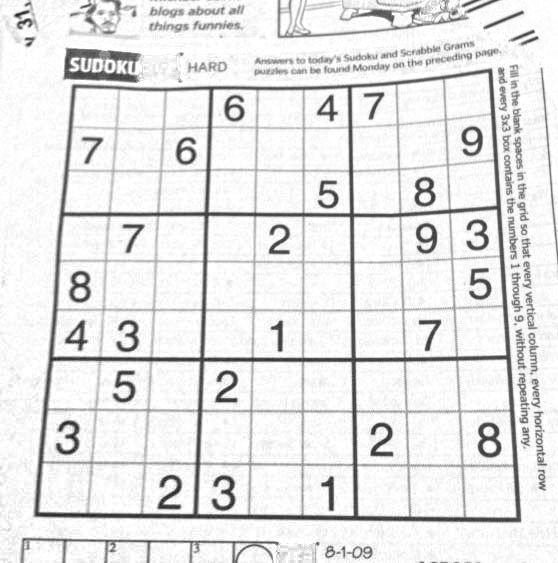
#> input picture grid.png, 558 x 563 px
$ python perspective_transformation.py
#> lines starting #> are read from the running program, lines starting #| are printed output that depends on the picture
# -*- coding: utf-8 -*-
# 透视变换
import cv2
import numpy as np
from matplotlib import pyplot as plt

img = cv2.imread('grid.png')
#> img is the input picture: shape (563, 558, 3); min 27, max 255, mean 229.5
rows,cols,ch = img.shape
#> rows = 563; cols = 558; ch = 3
pts1 = np.float32([[71,82],[492,67],[31,512],[519,515]])
pts2 = np.float32([[0,0],[300,0],[0,300],[300,300]])
M = cv2.getPerspectiveTransform(pts1,pts2)
dst = cv2.warpPerspective(img,M,(300,300))
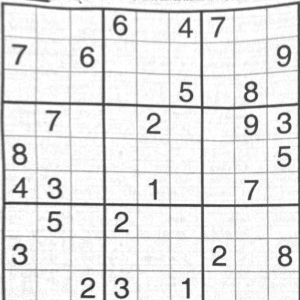
#> dst: shape (300, 300, 3); min 41, max 255, mean 228.7
plt.subplot(121),plt.imshow(img),plt.title('Input')
plt.subplot(122),plt.imshow(dst),plt.title('Output')
plt.show()
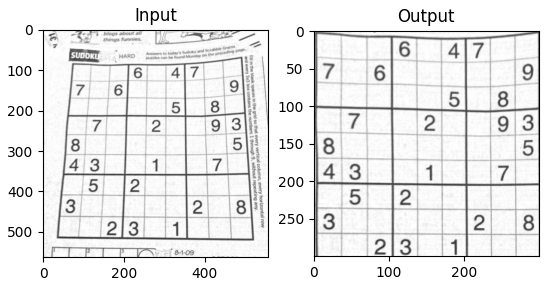
#> figure drawn by matplotlib, 2 panels
